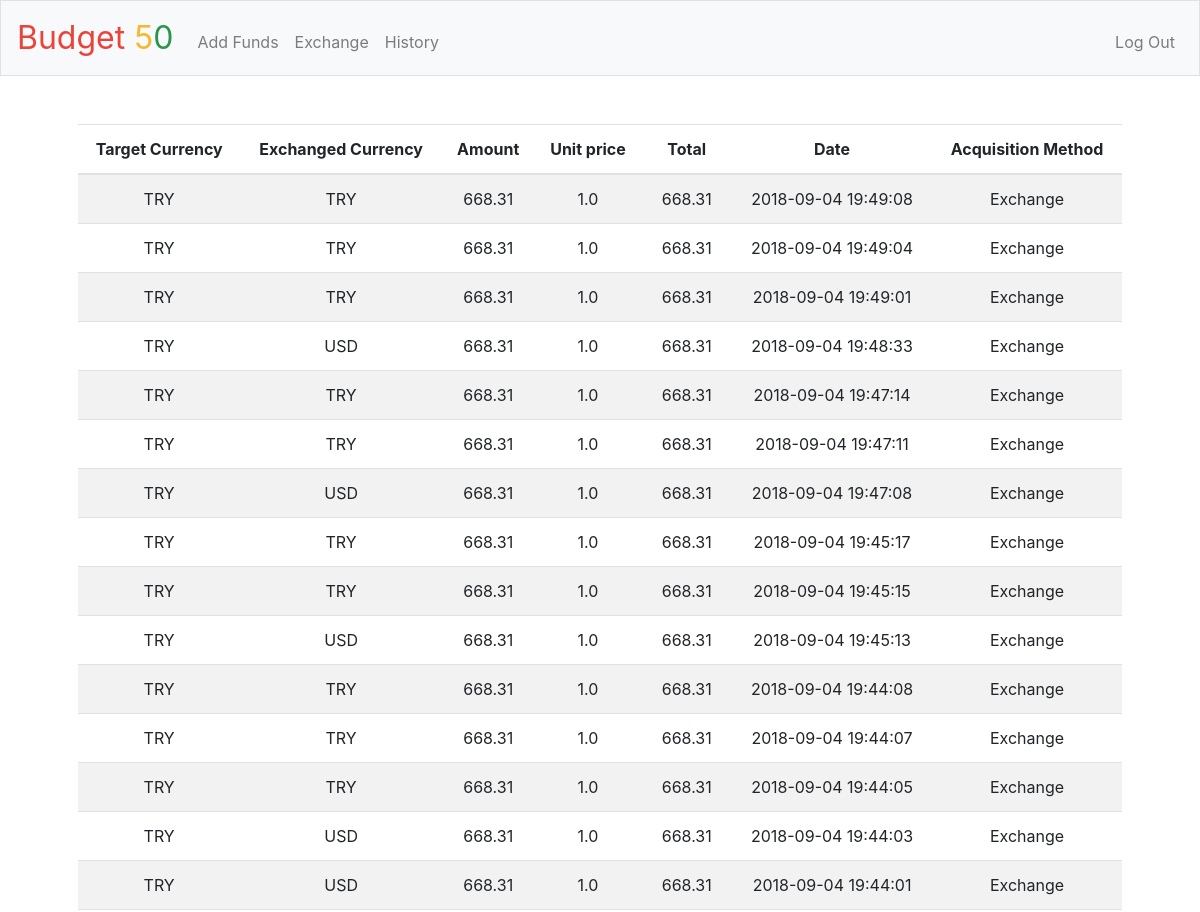
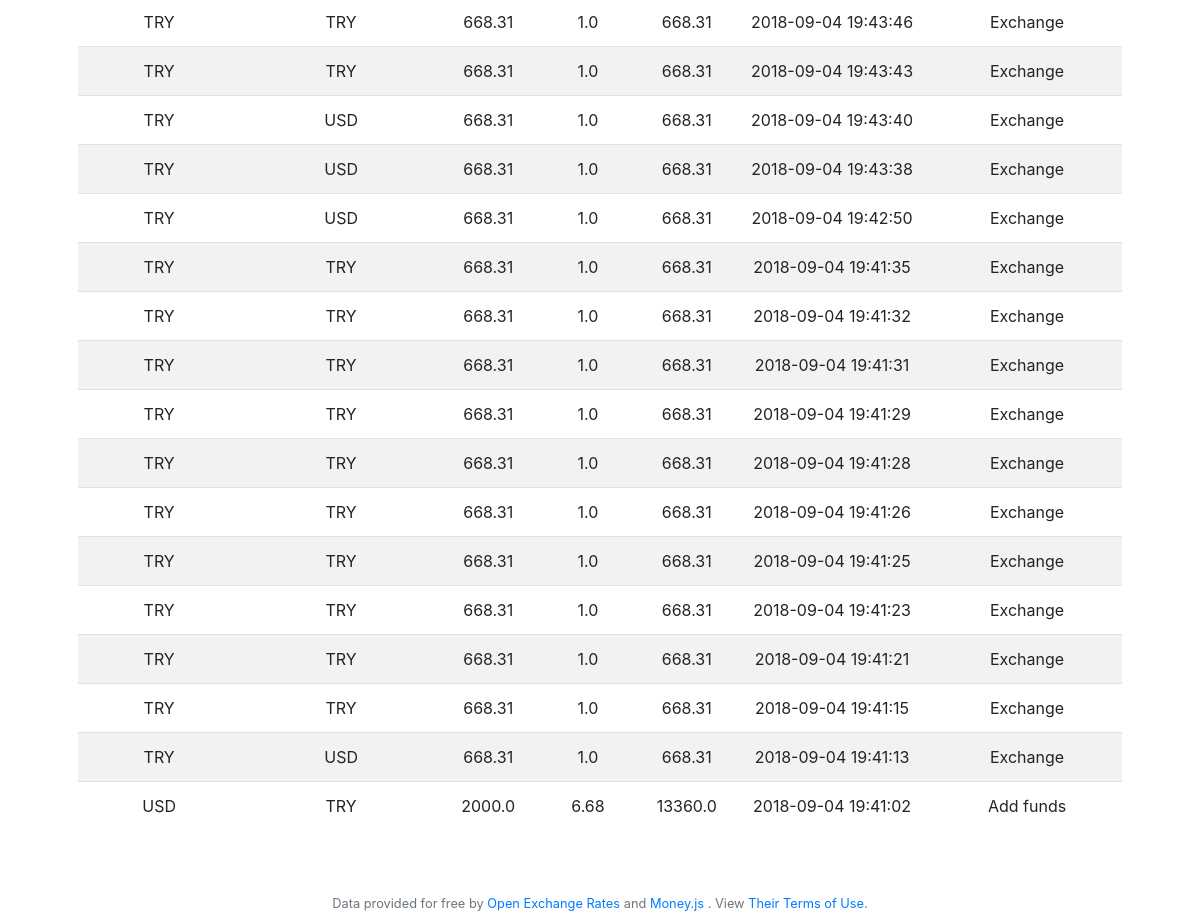
The app's page /history (signed in) with its own data (2 pictures, top to bottom).
### tables this page shows
CREATE TABLE 'currencies' ('id' INTEGER PRIMARY KEY AUTOINCREMENT NOT NULL, 'acronym' TEXT NOT NULL);

CREATE TABLE 'transactions' ('txid' INTEGER PRIMARY KEY AUTOINCREMENT NOT NULL, 'firstcurrency' TEXT NOT NULL, 'secondcurrency' TEXT NOT NULL, 'amount' REAL NOT NULL, 'unitprice' REAL NOT NULL, 'totalcost' REAL NOT NULL, 'date' DATETIME NOT NULL DEFAULT CURRENT_TIMESTAMP, 'user_id' INTEGER NOT NULL, 'tx_type' INTEGER NOT NULL);

CREATE TABLE 'txtype' ('type_id' INTEGER PRIMARY KEY AUTOINCREMENT NOT NULL, 'type' TEXT NOT NULL);

### application.py (the view)
@app.route("/history")
@login_required
def history():
    rowlist = []
    userid = session["user_id"]
    rows = db.execute(
        """SELECT currencies.acronym AS firstcurrency, curr2.acronym as secondcurrency, transactions.amount, transactions.unitprice,
        transactions.totalcost, transactions.date,txtype.type FROM transactions JOIN currencies ON currencies.id =
        transactions.firstcurrency JOIN currencies AS curr2 ON curr2.id = transactions.secondcurrency JOIN txtype ON
        transactions.tx_type = type_id WHERE transactions.user_id = :usrid AND transactions.tx_type != 3 ORDER BY transactions.date DESC
        """, usrid=userid)
    for row in rows:
        firstcurrency = row["firstcurrency"]
        secondcurrency = row["secondcurrency"]
        amount = row["amount"]
        unitprice = row["unitprice"]
        totalcost = row["totalcost"]
        date = row["date"]
        tx_type = row["type"]
        rowlist.append([firstcurrency, secondcurrency, amount, unitprice, totalcost, date, tx_type])
    return render_template("history.html", rows=rowlist)

### application.py (called while the page is built)
@app.after_request
def after_request(response):
    response.headers["Cache-Control"] = "no-cache, no-store, must-revalidate"
    response.headers["Expires"] = 0
    response.headers["Pragma"] = "no-cache"
    return response

### helpers.py (called while the page is built)
def login_required(f):
    @wraps(f)
    def decorated_function(*args, **kwargs):
        if session.get("user_id") is None:
            return redirect("/login")
        return f(*args, **kwargs)
    return decorated_function

### templates/history.html (shortened to what this page needs)
{% extends "layout.html" %}
{% block main %}
<table class="table table-striped">
<thead>
<tr>
<th>Target Currency</th>
<th>Exchanged Currency</th>
<th>Amount</th>
<th>Unit price</th>
<th>Total</th>
<th>Date</th>
<th>Acquisition Method</th>
</tr>
</thead>
    <tbody>
        {% for row in rows %}
            <tr>
                {% for r in row %}
                    <td> {{ r }} </td>
                {% endfor %}
            </tr>
        {% endfor %}
</tbody>
</table>
{% endblock %}

### templates/layout.html (shortened to what this page needs)
<!DOCTYPE html>
<html lang="en">
    <head>
        <link href="https://maxcdn.bootstrapcdn.com/bootstrap/4.0.0-beta.2/css/bootstrap.min.css" rel="stylesheet"/>
        <link href="/static/styles.css" rel="stylesheet"/>
    </head>
    <body>
        <nav class="navbar navbar-expand-md navbar-light bg-light border">
            <a class="navbar-brand" href="/"><span class="red">Budget</span> <span class="yellow">5</span><span class="green">0</span> </a>
            <div class="collapse navbar-collapse" id="navbar">
                {% if session.user_id %}
                    <ul class="navbar-nav mr-auto mt-2">
                        <li class="nav-item"><a class="nav-link" href="/addfunds">Add Funds</a></li>
                        <li class="nav-item"><a class="nav-link" href="/exchange">Exchange</a></li>
                        <li class="nav-item"><a class="nav-link" href="/history">History</a></li>
                    </ul>
                    <ul class="navbar-nav ml-auto mt-2">
                        <li class="nav-item"><a class="nav-link" href="/logout">Log Out</a></li>
                    </ul>
                {% else %}
                    <ul class="navbar-nav ml-auto mt-2">
                        <li class="nav-item"><a class="nav-link" href="/register">Register</a></li>
                        <li class="nav-item"><a class="nav-link" href="/login">Log In</a></li>
                    </ul>
                {% endif %}
            </div>
        </nav>
        <main class="container p-5">
            {% block main %}{% endblock %}
        </main>
        <footer class="small text-center text-muted">
            Data provided for free by <a href="https://openexchangerates.org">Open Exchange Rates</a> and <a href=" https://github.com/openexchangerates/money.js "> Money.js </a>. View <a href="https://openexchangerates.org/terms/">Their Terms of Use</a>.
        </footer>
    </body>
</html>

### static/styles.css (style rules this page uses)
nav .navbar-brand { font-size: xx-large; }
nav .navbar-brand .red { color: #ea433b; }
nav .navbar-brand .yellow { color: #f5b82e; }
nav .navbar-brand .green { color: #2e944b; }
main { overflow-x: auto; text-align: center; }

### records on screen
transactions: amount "668.31", unitprice "1.0", totalcost "668.31", date "2018-09-04 19:49:08"
currencies: acronym "TRY"
txtype: type "Exchange"
transactions: amount "668.31", unitprice "1.0", totalcost "668.31", date "2018-09-04 19:49:04"
transactions: amount "668.31", unitprice "1.0", totalcost "668.31", date "2018-09-04 19:49:01"
transactions: amount "668.31", unitprice "1.0", totalcost "668.31", date "2018-09-04 19:48:33"
currencies: acronym "USD"
transactions: amount "668.31", unitprice "1.0", totalcost "668.31", date "2018-09-04 19:47:14"
transactions: amount "668.31", unitprice "1.0", totalcost "668.31", date "2018-09-04 19:47:11"
transactions: amount "668.31", unitprice "1.0", totalcost "668.31", date "2018-09-04 19:47:08"
transactions: amount "668.31", unitprice "1.0", totalcost "668.31", date "2018-09-04 19:45:17"
transactions: amount "668.31", unitprice "1.0", totalcost "668.31", date "2018-09-04 19:45:15"
transactions: amount "668.31", unitprice "1.0", totalcost "668.31", date "2018-09-04 19:45:13"
transactions: amount "668.31", unitprice "1.0", totalcost "668.31", date "2018-09-04 19:44:08"
transactions: amount "668.31", unitprice "1.0", totalcost "668.31", date "2018-09-04 19:44:07"
transactions: amount "668.31", unitprice "1.0", totalcost "668.31", date "2018-09-04 19:44:05"
transactions: amount "668.31", unitprice "1.0", totalcost "668.31", date "2018-09-04 19:44:03"
transactions: amount "668.31", unitprice "1.0", totalcost "668.31", date "2018-09-04 19:44:01"
transactions: amount "668.31", unitprice "1.0", totalcost "668.31", date "2018-09-04 19:43:46"
transactions: amount "668.31", unitprice "1.0", totalcost "668.31", date "2018-09-04 19:43:43"
transactions: amount "668.31", unitprice "1.0", totalcost "668.31", date "2018-09-04 19:43:40"
transactions: amount "668.31", unitprice "1.0", totalcost "668.31", date "2018-09-04 19:43:38"
transactions: amount "668.31", unitprice "1.0", totalcost "668.31", date "2018-09-04 19:42:50"
transactions: amount "668.31", unitprice "1.0", totalcost "668.31", date "2018-09-04 19:41:35"
transactions: amount "668.31", unitprice "1.0", totalcost "668.31", date "2018-09-04 19:41:32"
transactions: amount "668.31", unitprice "1.0", totalcost "668.31", date "2018-09-04 19:41:31"
transactions: amount "668.31", unitprice "1.0", totalcost "668.31", date "2018-09-04 19:41:29"
transactions: amount "668.31", unitprice "1.0", totalcost "668.31", date "2018-09-04 19:41:28"
transactions: amount "668.31", unitprice "1.0", totalcost "668.31", date "2018-09-04 19:41:26"
transactions: amount "668.31", unitprice "1.0", totalcost "668.31", date "2018-09-04 19:41:25"
transactions: amount "668.31", unitprice "1.0", totalcost "668.31", date "2018-09-04 19:41:23"
transactions: amount "668.31", unitprice "1.0", totalcost "668.31", date "2018-09-04 19:41:21"
transactions: amount "668.31", unitprice "1.0", totalcost "668.31", date "2018-09-04 19:41:15"
transactions: amount "668.31", unitprice "1.0", totalcost "668.31", date "2018-09-04 19:41:13"
transactions: amount "2000.0", unitprice "6.68", totalcost "13360.0", date "2018-09-04 19:41:02"
txtype: type "Add funds"
